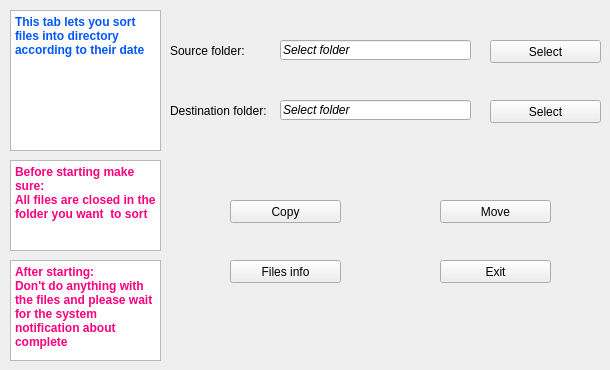
   <widget class="QWidget" name="tab_4">
    <property name="autoFillBackground">
     <bool>false</bool>
    </property>
    <attribute name="title">
     <string>Sort by file date</string>
    </attribute>
    <widget class="QTextBrowser" name="textBrowser_12">
     <property name="geometry">
      <rect>
       <x>10</x>
       <y>10</y>
       <width>151</width>
       <height>141</height>
      </rect>
     </property>
     <property name="html">
      <string>&lt;!DOCTYPE HTML PUBLIC &quot;-//W3C//DTD HTML 4.0//EN&quot; &quot;http://www.w3.org/TR/REC-html40/strict.dtd&quot;&gt;
&lt;html&gt;&lt;head&gt;&lt;meta name=&quot;qrichtext&quot; content=&quot;1&quot; /&gt;&lt;style type=&quot;text/css&quot;&gt;
p, li { white-space: pre-wrap; }
&lt;/style&gt;&lt;/head&gt;&lt;body style=&quot; font-family:'MS Shell Dlg 2'; font-size:9pt; font-weight:400; font-style:normal;&quot;&gt;
&lt;p style=&quot; margin-top:0px; margin-bottom:0px; margin-left:0px; margin-right:0px; -qt-block-indent:0; text-indent:0px;&quot;&gt;&lt;span style=&quot; font-weight:600; color:#0055ff;&quot;&gt;This tab lets you sort files into directory according to their date&lt;/span&gt;&lt;/p&gt;&lt;/body&gt;&lt;/html&gt;</string>
     </property>
    </widget>
    <widget class="QTextBrowser" name="textBrowser_13">
     <property name="geometry">
      <rect>
       <x>10</x>
       <y>160</y>
       <width>151</width>
       <height>91</height>
      </rect>
     </property>
     <property name="html">
      <string>&lt;!DOCTYPE HTML PUBLIC &quot;-//W3C//DTD HTML 4.0//EN&quot; &quot;http://www.w3.org/TR/REC-html40/strict.dtd&quot;&gt;
&lt;html&gt;&lt;head&gt;&lt;meta name=&quot;qrichtext&quot; content=&quot;1&quot; /&gt;&lt;style type=&quot;text/css&quot;&gt;
p, li { white-space: pre-wrap; }
&lt;/style&gt;&lt;/head&gt;&lt;body style=&quot; font-family:'MS Shell Dlg 2'; font-size:9pt; font-weight:400; font-style:normal;&quot;&gt;
&lt;p style=&quot; margin-top:0px; margin-bottom:0px; margin-left:0px; margin-right:0px; -qt-block-indent:0; text-indent:0px;&quot;&gt;&lt;span style=&quot; font-weight:600; color:#ff007f;&quot;&gt;Before starting make sure:&lt;/span&gt;&lt;/p&gt;
&lt;p style=&quot; margin-top:0px; margin-bottom:0px; margin-left:0px; margin-right:0px; -qt-block-indent:0; text-indent:0px;&quot;&gt;&lt;span style=&quot; font-weight:600; color:#ff007f;&quot;&gt;All files are closed in the folder you want  to sort&lt;/span&gt;&lt;/p&gt;&lt;/body&gt;&lt;/html&gt;</string>
     </property>
    </widget>
    <widget class="QLabel" name="label_22">
     <property name="geometry">
      <rect>
       <x>170</x>
       <y>40</y>
       <width>91</width>
       <height>21</height>
      </rect>
     </property>
     <property name="text">
      <string>Source folder:</string>
     </property>
    </widget>
    <widget class="QLabel" name="label_23">
     <property name="geometry">
      <rect>
       <x>170</x>
       <y>100</y>
       <width>101</width>
       <height>21</height>
      </rect>
     </property>
     <property name="text">
      <string>Destination folder:</string>
     </property>
    </widget>
    <widget class="QLineEdit" name="lineEdit_21">
     <property name="geometry">
      <rect>
       <x>280</x>
       <y>40</y>
       <width>191</width>
       <height>20</height>
      </rect>
     </property>
     <property name="font">
      <font>
       <pointsize>9</pointsize>
       <weight>50</weight>
       <italic>true</italic>
       <bold>false</bold>
      </font>
     </property>
     <property name="text">
      <string>Select folder</string>
     </property>
    </widget>
    <widget class="QLineEdit" name="lineEdit_22">
     <property name="geometry">
      <rect>
       <x>280</x>
       <y>100</y>
       <width>191</width>
       <height>20</height>
      </rect>
     </property>
     <property name="font">
      <font>
       <pointsize>9</pointsize>
       <weight>50</weight>
       <italic>true</italic>
       <bold>false</bold>
      </font>
     </property>
     <property name="text">
      <string>Select folder</string>
     </property>
    </widget>
    <widget class="QPushButton" name="pushButton_39">
     <property name="geometry">
      <rect>
       <x>490</x>
       <y>40</y>
       <width>111</width>
       <height>23</height>
      </rect>
     </property>
     <property name="text">
      <string>Select</string>
     </property>
    </widget>
    <widget class="QPushButton" name="pushButton_40">
     <property name="geometry">
      <rect>
       <x>490</x>
       <y>100</y>
       <width>111</width>
       <height>23</height>
      </rect>
     </property>
     <property name="text">
      <string>Select</string>
     </property>
    </widget>
    <widget class="QPushButton" name="pushButton_41">
     <property name="geometry">
      <rect>
       <x>230</x>
       <y>200</y>
       <width>111</width>
       <height>23</height>
      </rect>
     </property>
     <property name="text">
      <string>Copy</string>
     </property>
    </widget>
    <widget class="QPushButton" name="pushButton_42">
     <property name="geometry">
      <rect>
       <x>440</x>
       <y>200</y>
       <width>111</width>
       <height>23</height>
      </rect>
     </property>
     <property name="text">
      <string>Move</string>
     </property>
    </widget>
    <widget class="QPushButton" name="pushButton_43">
     <property name="geometry">
      <rect>
       <x>230</x>
       <y>260</y>
       <width>111</width>
       <height>23</height>
      </rect>
     </property>
     <property name="text">
      <string>Files info</string>
     </property>
    </widget>
    <widget class="QPushButton" name="pushButton_44">
     <property name="geometry">
      <rect>
       <x>440</x>
       <y>260</y>
       <width>111</width>
       <height>23</height>
      </rect>
     </property>
     <property name="text">
      <string>Exit</string>
     </property>
    </widget>
    <widget class="QTextBrowser" name="textBrowser_11">
     <property name="geometry">
      <rect>
       <x>10</x>
       <y>260</y>
       <width>151</width>
       <height>101</height>
      </rect>
     </property>
     <property name="html">
      <string>&lt;!DOCTYPE HTML PUBLIC &quot;-//W3C//DTD HTML 4.0//EN&quot; &quot;http://www.w3.org/TR/REC-html40/strict.dtd&quot;&gt;
&lt;html&gt;&lt;head&gt;&lt;meta name=&quot;qrichtext&quot; content=&quot;1&quot; /&gt;&lt;style type=&quot;text/css&quot;&gt;
p, li { white-space: pre-wrap; }
&lt;/style&gt;&lt;/head&gt;&lt;body style=&quot; font-family:'MS Shell Dlg 2'; font-size:9pt; font-weight:400; font-style:normal;&quot;&gt;
&lt;p style=&quot; margin-top:0px; margin-bottom:0px; margin-left:0px; margin-right:0px; -qt-block-indent:0; text-indent:0px;&quot;&gt;&lt;span style=&quot; font-weight:600; color:#ff007f;&quot;&gt;After starting:&lt;/span&gt;&lt;/p&gt;
&lt;p style=&quot; margin-top:0px; margin-bottom:0px; margin-left:0px; margin-right:0px; -qt-block-indent:0; text-indent:0px;&quot;&gt;&lt;span style=&quot; font-weight:600; color:#ff007f;&quot;&gt;Don't do anything with the files and please wait for the system notification about complete&lt;/span&gt;&lt;/p&gt;&lt;/body&gt;&lt;/html&gt;</string>
     </property>
    </widget>
   </widget>
